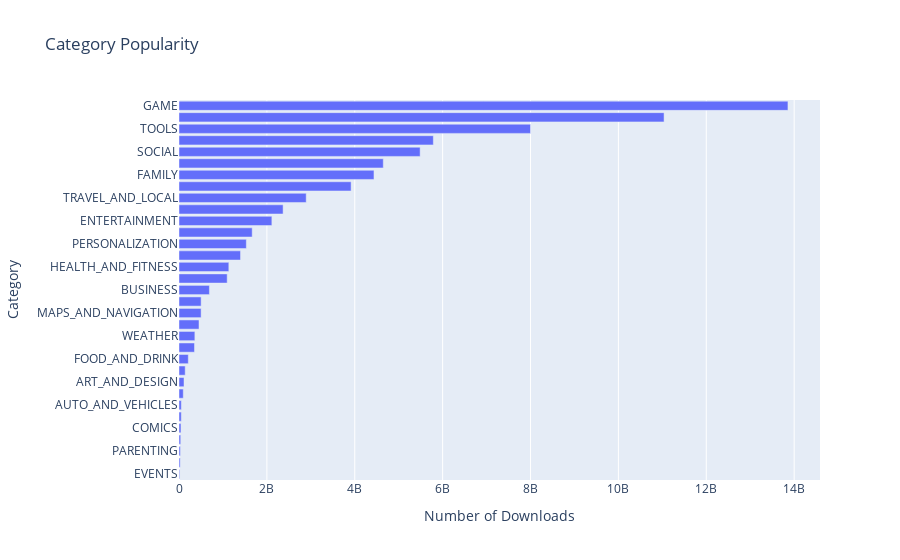

Here is the notebook cell this chart was saved with:
### Markdown cell above
### Horizontal Bar Chart - Most Popular Categories (Highest Downloads)

### Code cell
h_bar = px.bar(x=category_installs.Installs, y=category_installs.index, 
               orientation='h', title='Category Popularity')
h_bar.update_layout(xaxis_title='Number of Downloads', yaxis_title='Category')
h_bar.show()

### Figure 1 — Plotly figure (JSON) as saved in the notebook; plotly's stock layout.template omitted (floating-point values rounded to 4 significant figures)
{"data": [{"alignmentgroup": "True", "hovertemplate": "x=%{x}<br>y=%{y}<extra></extra>", "legendgroup": "", "marker": {"color": "#636efa", "pattern": {"shape": ""}}, "name": "", "offsetgroup": "", "orientation": "h", "showlegend": false, "textposition": "auto", "type": "bar", "x": [15949410, 26916200, 31116110, 39062676, 44931100, 52083000, 53129800, 97082000, 114233100, 140912410, 211677750, 352852000, 361096500, 455249400, 503267560, 503611120, 692018120, 1096431465, 1134006220, 1400331540, 1532352930, 1665791655, 2113660000, 2369110650, 2894859300, 3916897200, 4437554490, 4649143130, 5487841475, 5788070180, 7999724500, 11039241530, 13858762717], "xaxis": "x", "y": ["EVENTS", "BEAUTY", "PARENTING", "MEDICAL", "COMICS", "LIBRARIES_AND_DEMO", "AUTO_AND_VEHICLES", "HOUSE_AND_HOME", "ART_AND_DESIGN", "DATING", "FOOD_AND_DRINK", "EDUCATION", "WEATHER", "FINANCE", "MAPS_AND_NAVIGATION", "LIFESTYLE", "BUSINESS", "SPORTS", "HEALTH_AND_FITNESS", "SHOPPING", "PERSONALIZATION", "BOOKS_AND_REFERENCE", "ENTERTAINMENT", "NEWS_AND_MAGAZINES", "TRAVEL_AND_LOCAL", "VIDEO_PLAYERS", "FAMILY", "PHOTOGRAPHY", "SOCIAL", "PRODUCTIVITY", "TOOLS", "COMMUNICATION", "GAME"], "yaxis": "y"}], "layout": {"barmode": "relative", "legend": {"tracegroupgap": 0}, "title": {"text": "Category Popularity"}, "xaxis": {"anchor": "y", "domain": [0, 1], "title": {"text": "Number of Downloads"}}, "yaxis": {"anchor": "x", "domain": [0, 1], "title": {"text": "Category"}}}}
